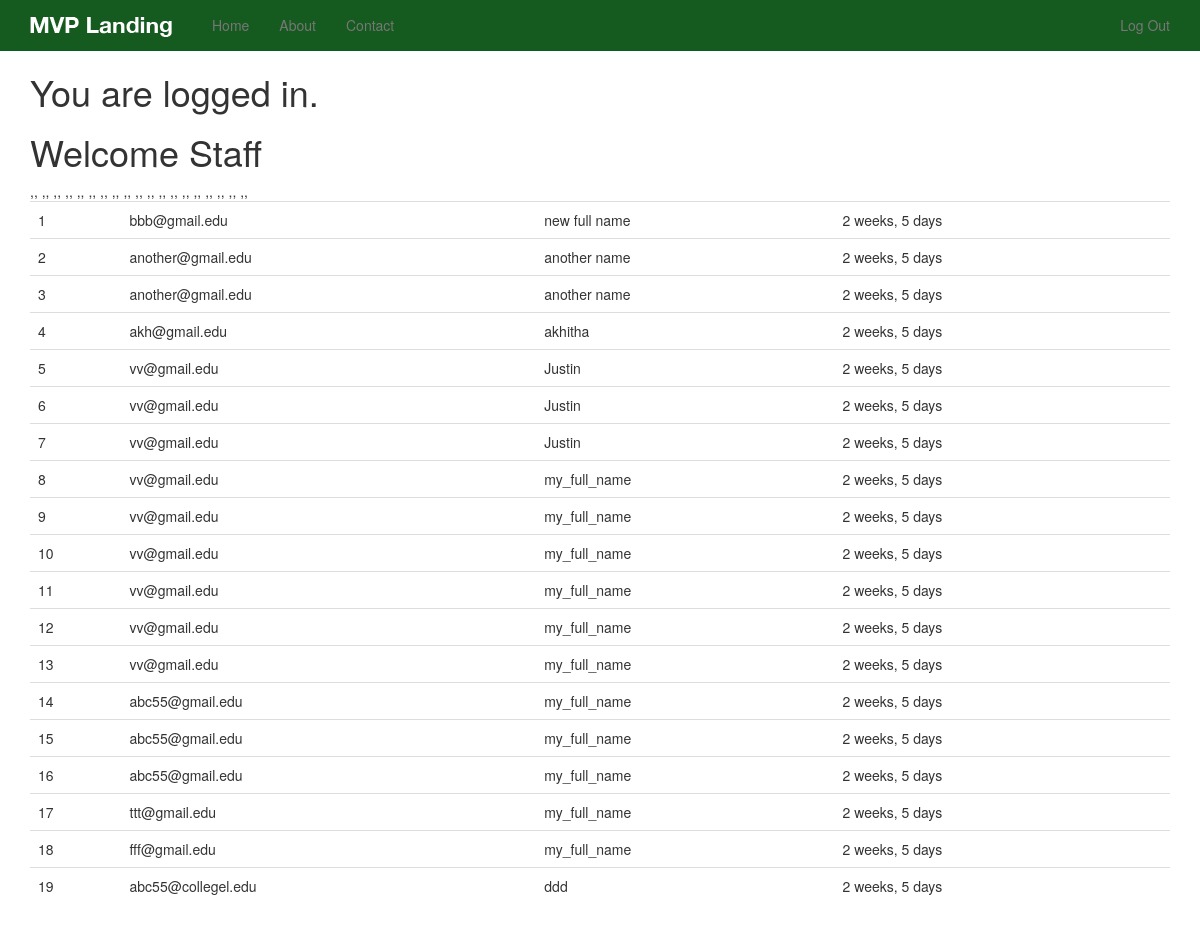
The app's page / (signed in) with its own data.
### newsletter/models.py (models this page shows)
class SignUp(models.Model):
   email = models.EmailField()
   full_name = models.CharField(max_length=120, blank=True, null=True)
   timestamp = models.DateTimeField(auto_now_add=True, auto_now=False)
   updated = models.DateTimeField(auto_now_add=False, auto_now=True)
   def __str__(self):
      return self.email

### newsletter/views.py (the view, shortened to what this page needs)
# urls.py: 2. Add a URL to urlpatterns:  url(r'^$', views.home, name='home')
def home(request):
   title="Sign Up Now"
   form=SignUpForm(request.POST or None)
   context={
      "title":title,
      "form":form,
}
   print (request)
   if request.method=="POST":
       print (request.POST)
   if request.user.is_authenticated() and request.user.is_staff:
       queryset= SignUp.objects.all().order_by('-timestamp')
       context={
    "queryset":queryset
}
   return render(request,"home.html",context)

### templates/home.html (shortened to what this page needs)
{% extends "base.html" %}
{% load crispy_forms_tags %}
{% load staticfiles %}
{% block content %}
{% if request.user.is_authenticated %}
 <h1> You are logged in. </h1>
{% if queryset %}
<h1> Welcome Staff </h1>
<table class='table'>
{% for instance in queryset %}
<tr><td>{{ forloop.counter }}</td><td>{{ instance }}</td>,<td> {{ instance.full_name }}</td>, <td> {{ instance.timestamp|timesince }}</td></tr>
{% endfor %}
</table>
{% endif %}
{% endif %}
{% endblock %}

### templates/base.html (shortened to what this page needs)
{% load staticfiles %}
<!DOCTYPE html>
<html lang="en">
  <head>
  {% include 'head_css.html' %}
  </head>
  <body>
   {% include 'navbar.html' %}
    <div class="container">
      {% block content %}
      {% endblock %}
    </div>
  </body>
</html>

### templates/head_css.html
{% load staticfiles %}
<link rel="stylesheet" href="https://maxcdn.bootstrapcdn.com/font-awesome/4.4.0/css/font-awesome.min.css">
    <link href="{% static 'css/bootstrap.min.css' %}" rel="stylesheet">
    <link href="{% static 'css/navbar-static-top.css' %}" rel="stylesheet">
<link href="{% static 'css/custom.css' %}" rel="stylesheet">

### templates/navbar.html (shortened to what this page needs)
{% load staticfiles %}
    <nav class="navbar navbar-default navbar-static-top">
      <div class="container">
        <div class="navbar-header">
          <a class="navbar-brand" href="/"><img src="{% static 'img/mvp_landing_logo.png' %}"/></a>
        </div>
        <div id="navbar" class="navbar-collapse collapse">
          <ul class="nav navbar-nav">
            <li ><a href="/">Home</a></li>
            <li><a href="{% url 'about' %}">About</a></li>
            <li><a href="{% url 'contact' %}">Contact</a></li>
          </ul>
          <ul class="nav navbar-nav navbar-right">
            {% if request.user.is_authenticated %}
            <li><a href="{% url 'auth_logout' %}">Log Out</a></li>
            {% else %}
                        <li><a href="{% url 'registration_register' %}">Register</a></li>
            {% endif %}
          </ul>
        </div>
      </div>
    </nav>

### templates/javascript.html (shortened to what this page needs)
{% load staticfiles %}

### static_in_pro/our_static/css/navbar-static-top.css (style rules this page uses)
body { min-height: 1000px; }
.navbar-static-top { margin-bottom: 1px; background-color:#155A1E; border-color:#055C27; }
.navbar-default .navbar-brand { color:#FFF; }

### records on screen
SignUp: email "bbb@gmail.edu", full_name "new full name", timestamp "2 weeks, 5 days"
SignUp: email "another@gmail.edu", full_name "another name", timestamp "2 weeks, 5 days"
SignUp: email "another@gmail.edu", full_name "another name", timestamp "2 weeks, 5 days"
SignUp: email "akh@gmail.edu", full_name "akhitha", timestamp "2 weeks, 5 days"
SignUp: email "vv@gmail.edu", full_name "Justin", timestamp "2 weeks, 5 days"
SignUp: email "vv@gmail.edu", full_name "Justin", timestamp "2 weeks, 5 days"
SignUp: email "vv@gmail.edu", full_name "Justin", timestamp "2 weeks, 5 days"
SignUp: email "vv@gmail.edu", full_name "my_full_name", timestamp "2 weeks, 5 days"
SignUp: email "vv@gmail.edu", full_name "my_full_name", timestamp "2 weeks, 5 days"
SignUp: email "vv@gmail.edu", full_name "my_full_name", timestamp "2 weeks, 5 days"
SignUp: email "vv@gmail.edu", full_name "my_full_name", timestamp "2 weeks, 5 days"
SignUp: email "vv@gmail.edu", full_name "my_full_name", timestamp "2 weeks, 5 days"
SignUp: email "vv@gmail.edu", full_name "my_full_name", timestamp "2 weeks, 5 days"
SignUp: email "abc55@gmail.edu", full_name "my_full_name", timestamp "2 weeks, 5 days"
SignUp: email "abc55@gmail.edu", full_name "my_full_name", timestamp "2 weeks, 5 days"
SignUp: email "abc55@gmail.edu", full_name "my_full_name", timestamp "2 weeks, 5 days"
SignUp: email "ttt@gmail.edu", full_name "my_full_name", timestamp "2 weeks, 5 days"
SignUp: email "fff@gmail.edu", full_name "my_full_name", timestamp "2 weeks, 5 days"
SignUp: email "abc55@collegel.edu", full_name "ddd", timestamp "2 weeks, 5 days"
